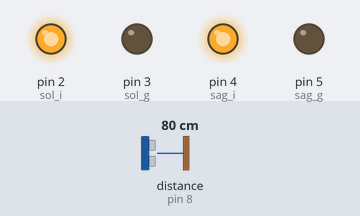
Simulated run of this sketch. Board: Arduino Uno, built with avr-gcc and run on an emulated ATmega328P. Parts: output pins drawn as LEDs (lit = HIGH). Wiring (inferred from the names in the program): ultrasonic range finder: trigger pin 10; echo pin 8. Dashed ring = blinking. The test bench sets the inputs (shaded band); at power-on: distance to the obstacle (sensor on pin 8) 80 cm. The echo pulse lasts 58.3 µs per cm; pins used as bus, display or sensor lines are not drawn.

Above: at 1.2 s.
1.3 s: distance to the obstacle (sensor on pin 8) set to 33 cm
2.8 s: distance to the obstacle (sensor on pin 8) set to 26 cm
At 3.07 s:
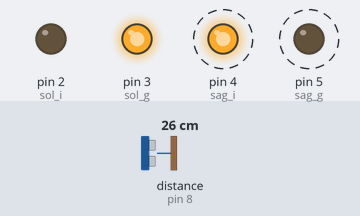
5.8 s: distance to the obstacle (sensor on pin 8) set to 35 cm
At 6.6 s:
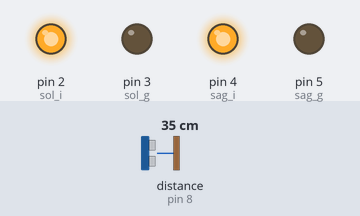
7.5 s: distance to the obstacle (sensor on pin 8) set to 2 cm
At 7.57 s:
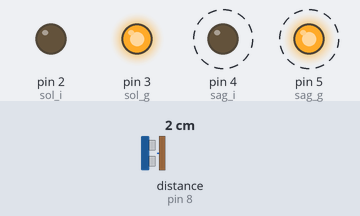
Timing chart, 0 to 11.5 s (numbered marks = the images above; inputs shaded):
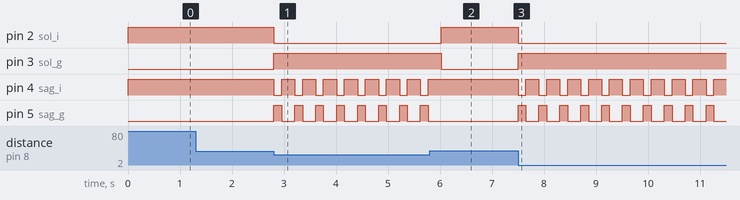

Measured:
- the behaviour switches between 30 and 29 cm on distance to the obstacle (sensor on pin 8) (found by bisection; images 0 and 1)
- after the input at 1.3 s, every drawn part: stays the same
- after the input at 2.8 s, pin 2 (sol_i): HIGH → LOW at once; pin 3 (sol_g): LOW → HIGH at once; pin 4 (sag_i): alternates HIGH for 0.25 s and LOW for 0.15 s, starting at once; pin 5 (sag_g): alternates HIGH for 0.15 s and LOW for 0.25 s, starting at once
- after the input at 5.8 s, pin 2 (sol_i): LOW → HIGH after 0.23 s; pin 3 (sol_g): HIGH → LOW after 0.23 s; pin 4 (sag_i): stops changing and stays HIGH; pin 5 (sag_g): stops changing and stays LOW
- after the input at 7.5 s, pin 2 (sol_i): HIGH → LOW at once; pin 3 (sol_g): LOW → HIGH at once; pin 4 (sag_i): alternates HIGH for 0.25 s and LOW for 0.15 s, starting at once; pin 5 (sag_g): alternates HIGH for 0.15 s and LOW for 0.25 s, starting at once

The sketch:

robot_obstacle_exceeding.ino
```cpp
const int trig = 10; //sensör pinleri tanımlandı
const int echo =  8;

const int sol_i = 2; // motor sürücü pinleri tanımlandı
const int sol_g = 3;
const int sag_i = 4;
const int sag_g = 5;

int  sure = 0; // mesafe hesabından kullanılacak olan değişkenler tanımladı
int mesafe = 0;

void setup(){
    pinMode(trig , OUTPUT); // sensörün trigger pini çıkış olarak ayarlandı
    pinMode(echo , INPUT ); // sensörün echo pini giriş olarak ayarlandı

    pinMode(sol_i, OUTPUT); // motor sürücü pinleri çıkış olarak ayarlandı
    pinMode(sol_g, OUTPUT);
    pinMode(sag_i, OUTPUT);
    pinMode(sag_g, OUTPUT);
}

void loop(){
    digitalWrite(trig , HIGH); // hc-sr04 kullanılarak mesafe hesaplandı
    delayMicroseconds(1000);   //
    digitalWrite(trig ,  LOW); //

    sure = pulseIn(echo , HIGH);
    mesafe = (sure / 2) / 28.5;

    if (mesafe < 30 ){ // mesafe 30cm den küçük ise robotu geri al ve döndür
        digitalWrite(sol_i ,  LOW);
        digitalWrite(sol_g , HIGH);
        digitalWrite(sag_i ,  LOW);
        digitalWrite(sag_g , HIGH);
        delay(150);

        digitalWrite(sol_i ,  LOW);
        digitalWrite(sol_g , HIGH);
        digitalWrite(sag_i , HIGH);
        digitalWrite(sag_g ,  LOW);
        delay(250);
    }
    else{ // mesafe 30cm den büyük ise düz git
        digitalWrite(sol_i , HIGH);
        digitalWrite(sol_g ,  LOW);
        digitalWrite(sag_i , HIGH);
        digitalWrite(sag_g ,  LOW);
    }
}
```
